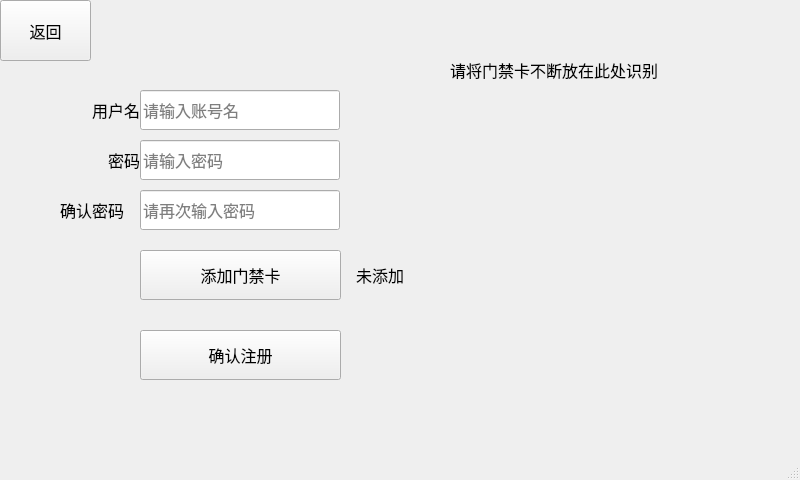
<?xml version="1.0" encoding="UTF-8"?>
<ui version="4.0">
 <class>ReginWindow</class>
 <widget class="QMainWindow" name="ReginWindow">
  <property name="geometry">
   <rect>
    <x>0</x>
    <y>0</y>
    <width>800</width>
    <height>480</height>
   </rect>
  </property>
  <property name="windowTitle">
   <string>MainWindow</string>
  </property>
  <widget class="QWidget" name="centralwidget">
   <widget class="QLabel" name="label">
    <property name="geometry">
     <rect>
      <x>60</x>
      <y>90</y>
      <width>80</width>
      <height>40</height>
     </rect>
    </property>
    <property name="font">
     <font>
      <family>宋体</family>
      <pointsize>12</pointsize>
     </font>
    </property>
    <property name="text">
     <string>用户名</string>
    </property>
    <property name="alignment">
     <set>Qt::AlignRight|Qt::AlignTrailing|Qt::AlignVCenter</set>
    </property>
   </widget>
   <widget class="QLineEdit" name="nameLineEdit">
    <property name="geometry">
     <rect>
      <x>140</x>
      <y>90</y>
      <width>200</width>
      <height>40</height>
     </rect>
    </property>
    <property name="font">
     <font>
      <family>宋体</family>
      <pointsize>12</pointsize>
     </font>
    </property>
    <property name="layoutDirection">
     <enum>Qt::LeftToRight</enum>
    </property>
    <property name="placeholderText">
     <string>请输入账号名</string>
    </property>
   </widget>
   <widget class="QLineEdit" name="passwdLineEdit">
    <property name="geometry">
     <rect>
      <x>140</x>
      <y>140</y>
      <width>200</width>
      <height>40</height>
     </rect>
    </property>
    <property name="font">
     <font>
      <family>宋体</family>
      <pointsize>12</pointsize>
     </font>
    </property>
    <property name="echoMode">
     <enum>QLineEdit::Password</enum>
    </property>
    <property name="placeholderText">
     <string>请输入密码</string>
    </property>
   </widget>
   <widget class="QLabel" name="label_2">
    <property name="geometry">
     <rect>
      <x>60</x>
      <y>140</y>
      <width>80</width>
      <height>40</height>
     </rect>
    </property>
    <property name="font">
     <font>
      <family>宋体</family>
      <pointsize>12</pointsize>
     </font>
    </property>
    <property name="text">
     <string>密码</string>
    </property>
    <property name="alignment">
     <set>Qt::AlignRight|Qt::AlignTrailing|Qt::AlignVCenter</set>
    </property>
   </widget>
   <widget class="QLineEdit" name="passwdAgainLineEdit">
    <property name="geometry">
     <rect>
      <x>140</x>
      <y>190</y>
      <width>200</width>
      <height>40</height>
     </rect>
    </property>
    <property name="font">
     <font>
      <family>宋体</family>
      <pointsize>12</pointsize>
     </font>
    </property>
    <property name="echoMode">
     <enum>QLineEdit::Password</enum>
    </property>
    <property name="placeholderText">
     <string>请再次输入密码</string>
    </property>
   </widget>
   <widget class="QLabel" name="label_3">
    <property name="geometry">
     <rect>
      <x>60</x>
      <y>190</y>
      <width>80</width>
      <height>40</height>
     </rect>
    </property>
    <property name="font">
     <font>
      <family>宋体</family>
      <pointsize>12</pointsize>
     </font>
    </property>
    <property name="text">
     <string>确认密码</string>
    </property>
   </widget>
   <widget class="QLabel" name="label_4">
    <property name="geometry">
     <rect>
      <x>450</x>
      <y>90</y>
      <width>300</width>
      <height>300</height>
     </rect>
    </property>
    <property name="styleSheet">
     <string notr="true">background-image: url(:/image/NFCCard.jpg);</string>
    </property>
    <property name="text">
     <string/>
    </property>
   </widget>
   <widget class="QPushButton" name="addNFCCardButton">
    <property name="geometry">
     <rect>
      <x>140</x>
      <y>250</y>
      <width>201</width>
      <height>50</height>
     </rect>
    </property>
    <property name="font">
     <font>
      <family>宋体</family>
      <pointsize>12</pointsize>
     </font>
    </property>
    <property name="text">
     <string>添加门禁卡</string>
    </property>
   </widget>
   <widget class="QLabel" name="addcardLabel">
    <property name="geometry">
     <rect>
      <x>340</x>
      <y>250</y>
      <width>80</width>
      <height>50</height>
     </rect>
    </property>
    <property name="font">
     <font>
      <family>宋体</family>
      <pointsize>12</pointsize>
     </font>
    </property>
    <property name="text">
     <string>未添加</string>
    </property>
    <property name="alignment">
     <set>Qt::AlignCenter</set>
    </property>
   </widget>
   <widget class="QPushButton" name="reginsterButton">
    <property name="geometry">
     <rect>
      <x>140</x>
      <y>330</y>
      <width>201</width>
      <height>50</height>
     </rect>
    </property>
    <property name="font">
     <font>
      <family>宋体</family>
      <pointsize>12</pointsize>
     </font>
    </property>
    <property name="text">
     <string>确认注册</string>
    </property>
   </widget>
   <widget class="QPushButton" name="reteunLoginButton">
    <property name="geometry">
     <rect>
      <x>0</x>
      <y>0</y>
      <width>91</width>
      <height>61</height>
     </rect>
    </property>
    <property name="font">
     <font>
      <family>宋体</family>
      <pointsize>12</pointsize>
     </font>
    </property>
    <property name="text">
     <string>返回</string>
    </property>
   </widget>
   <widget class="QLabel" name="label_5">
    <property name="geometry">
     <rect>
      <x>450</x>
      <y>50</y>
      <width>300</width>
      <height>40</height>
     </rect>
    </property>
    <property name="font">
     <font>
      <family>宋体</family>
      <pointsize>12</pointsize>
     </font>
    </property>
    <property name="text">
     <string>请将门禁卡不断放在此处识别</string>
    </property>
    <property name="alignment">
     <set>Qt::AlignLeading|Qt::AlignLeft|Qt::AlignVCenter</set>
    </property>
   </widget>
   <widget class="QLabel" name="IDLabel">
    <property name="geometry">
     <rect>
      <x>30</x>
      <y>300</y>
      <width>71</width>
      <height>51</height>
     </rect>
    </property>
    <property name="text">
     <string/>
    </property>
   </widget>
  </widget>
  <widget class="QMenuBar" name="menubar">
   <property name="geometry">
    <rect>
     <x>0</x>
     <y>0</y>
     <width>800</width>
     <height>26</height>
    </rect>
   </property>
  </widget>
  <widget class="QStatusBar" name="statusbar"/>
 </widget>
 <resources/>
 <connections/>
</ui>
